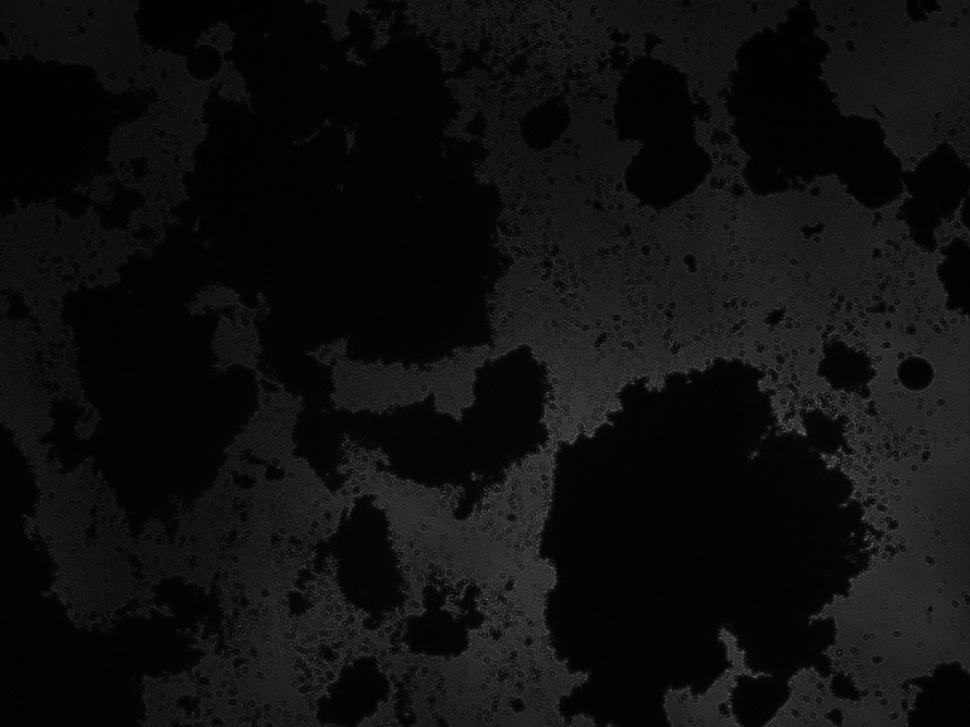
%> input picture matlab/img.jpg, 970 x 727 px, shrunk from 1296 x 972 before the run
$ octave dfft.m   (GNU Octave 9; MATLAB toolbox functions it lacks are replaced by stand-ins)
%> lines starting %> are read from the running program, lines starting %| are printed output that depends on the picture
%-------------------------LIM5--------------------------------
% Function: reconstruct an image with a adjustable magnification using
% the D-FFT algorithm.
% We may decrease the perturbation by the zero order by suppressing the
% mean value of the hologram.
%
% Procedure: (l) Read an image file
% (2) Give the parameters asked for on the screen
% (3) Calculate by D-FFT with adjustable magnification
%
% Variables:
% Ih : hologram;
% h : wavelength (mm);
% L : width of the hologram (mm);
% L0 : width of the diffracted object field (mm);
% z0 : recording distance of the hologram (mm);
% zi : reconstruction distance (mm);
% zc : radius of the reconstruction wave's wavefront (mm);
% U0 : complex amplitude in the reconstruction plane;
% pix : pixel pitch of the hologram (mm);
% ipix : pixel pitch in the reconstructed field using S-FFT;
%-------------------------------------------------------------
%clear;close all;
%chemin='C:\';
%[nom,chemin]=uigetfile([chemin,'*.*'],['Choose the hologram to be reconstructed'],100,100);
%I1=imread([chemin,nom]);
I1 = imread('img.jpg');
%> I1 is the input picture: size 727x970x3 uint8; min 0, max 106, mean 14.7

Ih1=double(I1);
figure;imagesc(I1);colormap(gray);axis equal;axis tight;
title('Digital hologram');
pix=input('Pixel pitch (mm) : ');
%> the answer given: 3
h=input('Wavelength (mm) : ');
%> the answer given: 3
z0=input('Reconstruction distance z0 (+ for a real image, - for a virtual image) (mm): ');
%> the answer given: 3
k=2*pi/h;
[N1,N2]=size(Ih1);
%> N1 = 727; N2 = 2910
N=min(N1,N2);
%> N = 727
Ih=Ih1(1:N,1:N)-mean(mean(Ih1(1:N,1:N)));% suppression of the mean value
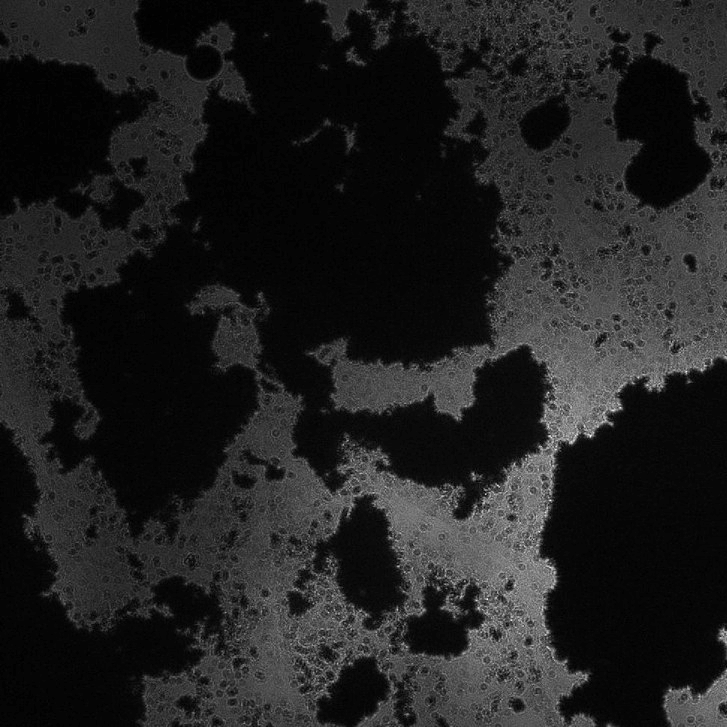
%> Ih: size 727x727 double; min -12.76, max 86.24, mean 0; drawn with min black and max white
L=pix*N;
%> L = 2181
disp(['Width of sensor : ',num2str(L),' mm']);
%| Width of sensor : 2181 mm
pg=input('Filter the 0 order of the hologram (1/0) ? ');
%> the answer given: 1
if pg==1,
fm=filter2(fspecial('average',3),Ih); % see section 5.3.4.
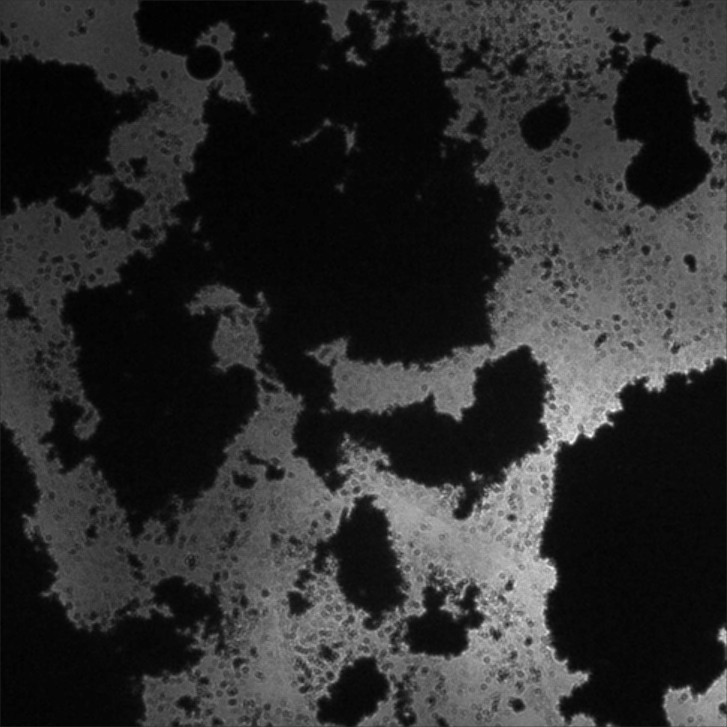
%> fm: size 727x727 double; min -12.64, max 57.91, mean 0; drawn with min black and max white
Ih=Ih-fm;
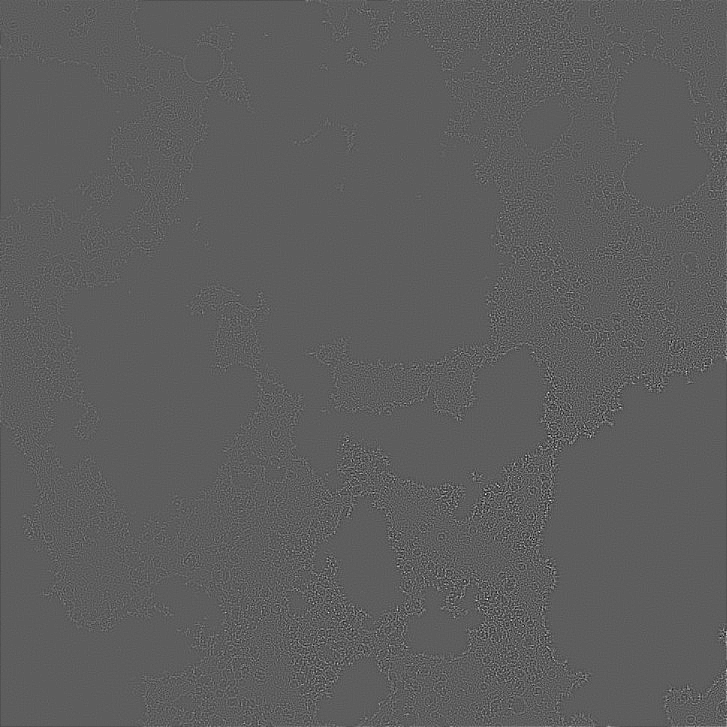
%> Ih: size 727x727 double; min -26.89, max 46.11, mean 0; drawn with min black and max white
end
%--Reconstruction by S-FFT to find center/bandwidth of object
n=-N/2:N/2-1;
%> n = 727 values from -363.5 to 362.5
x=n*pix;y=x;
%> after `x=n*pix`: x = 727 values from -1090.5 to 1087.5
%> after `y=x`: y = 727 values from -1090.5 to 1087.5
[xx,yy]=meshgrid(x,y);
Fresnel=exp(i*k/2/z0*(xx.^2+yy.^2));
f2=Ih.*Fresnel;
Uf=fft2(f2,N,N);
Uf=fftshift(Uf);
ipix=h*abs(z0)/N/pix;
%> ipix = 0.00413
xi=n*ipix;
%> xi = 727 values from -1.5 to 1.5
yi=xi;
figure;imagesc(xi,yi,abs(Uf).^0.75);colormap(gray);axis equal;axis tight;
title('Click on the upper-left and lower-right corner of the object');
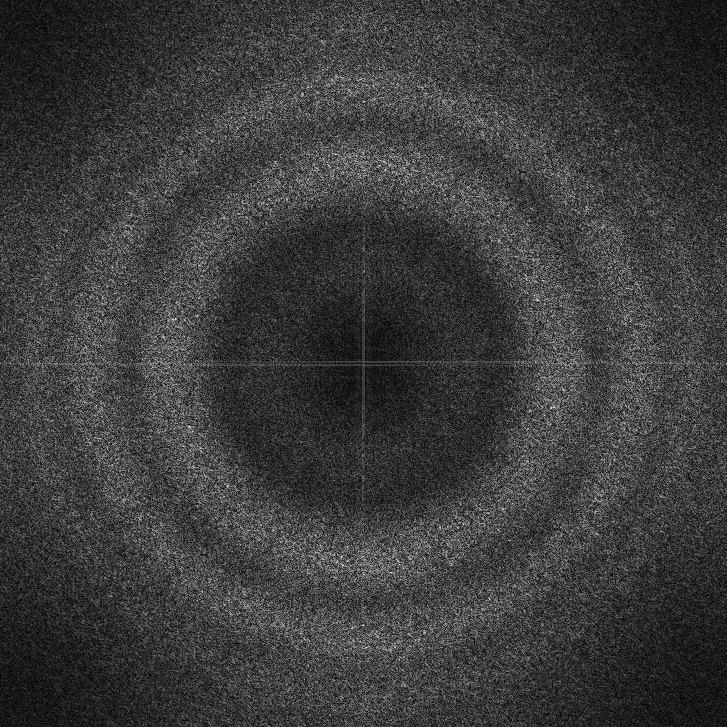
%> displayed picture: size 727x727x3, on the screen's scale of 0 to 255; min 0, max 255, mean 59.9
%> (the run ends here)
